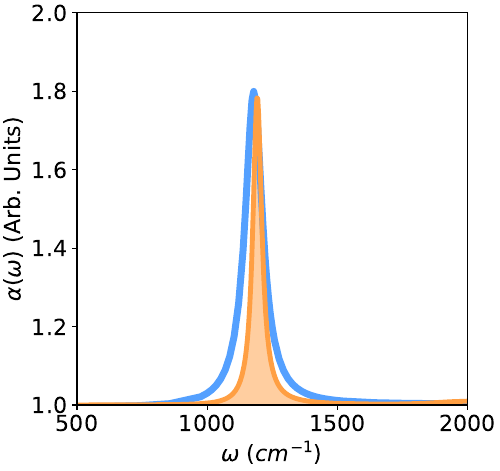

The Python source for this figure:
from numpy import kron as ꕕ
from matplotlib import cm as colm
import numpy as np
import matplotlib.pyplot as plt
plt.rcParams.update({'font.size': 16})

data_no_cav = np.genfromtxt("S7a_rates_1000_no_cavity.out")

width= 5
aspect_ratio= 1.06
fig_size = (width, width / aspect_ratio)
plt.figure(figsize=fig_size, constrained_layout=True)
def plot_curve(filename, label, scalefactor, c = 'black'):
    data = np.genfromtxt(filename)
    plt.plot(data[:, 0], data[:, 4]/scalefactor, label = label, c = c, lw = 5)
    
def plot_spectrum(fname, skip=1, c = 'black', ls = '-'):
    data = np.genfromtxt(fname, skip_header=skip)[:10000, :]
    ct = np.vectorize(complex)(data[...,1], data[...,2])
    yf = np.fft.hfft(ct)
    N = data.shape[0]
    T = (data[1, 0]-data[0, 0])*41.341374575751
    freq = np.fft.fftfreq(2*N-2, d=T)*219474.63*2*np.pi
    #fig, ax = plt.subplots()

    Iw = np.flip(yf)*freq*(1.0-np.exp(-1052*np.abs(freq)/219474.63))
    
    #plt.ylim([0, 60])
    plt.plot(np.sort(freq), Iw[np.argsort(freq)]/7.6E4 + 1 , c = c, lw = 3.5, ls = ls)
    if c !=True:
        plt.fill_between(np.sort(freq),np.sort(freq) * 0,  Iw[np.argsort(freq)]/7.6E4 + 1, facecolor=c, alpha = 0.5)



#fold = "./cavity_scan/model_1000/alpha_0.1/cavity_loss/loss_dependence_0.00125/"
plot_curve(f"S7a_rates_1000_eta_0.00125_lifetime_100.out", r'$\eta=2.5\times10^{-3}$', data_no_cav[0, 4], c ='#54a0ff')
 

 
plot_spectrum(f"S7a_spectra.out", 2, '#ff9f43')
  
plt.xlim([500, 2000])
plt.ylim([1.0, 2])

plt.xlabel(r'$\omega$ ($cm^{-1}$)')
plt.ylabel(r'$\alpha (\omega)$ (Arb. Units)')

 
plt.savefig('S7a.pdf')